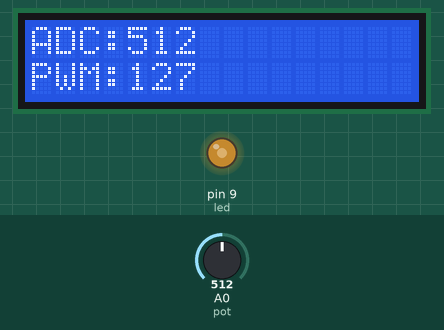
Recording of a sketch running on a simulated Arduino Uno, built with avr-gcc and run on an emulated ATmega328P. Parts: 16×2 character LCD, output pins drawn as LEDs (lit = HIGH). The test bench sets the inputs (shaded band); at power-on: A0 (pot) = 512.

Above: at 1.26 s.
1.3 s: A0 (pot) set to 716
At 1.53 s:
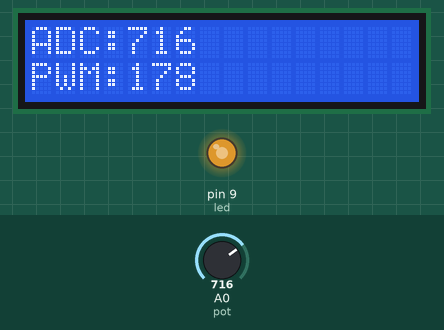
3.6 s: A0 (pot) set to 900
At 4.14 s:
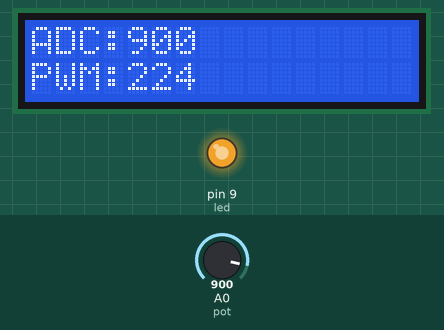
5.8 s: A0 (pot) set to 122
At 6.34 s:
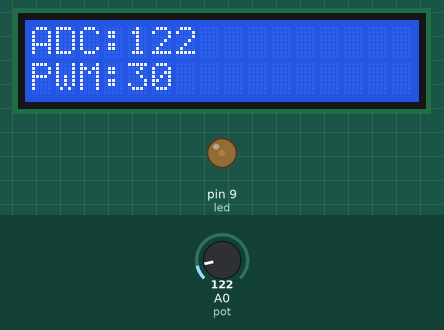
8.0 s: A0 (pot) set to 0
At 8.54 s:
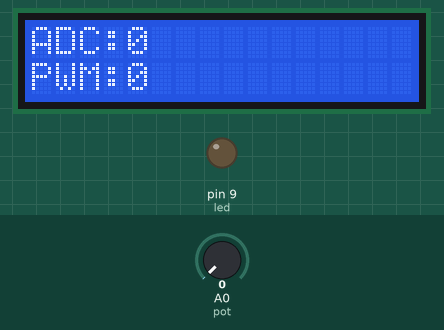
10.2 s: A0 (pot) set to 306
At 10.73 s:
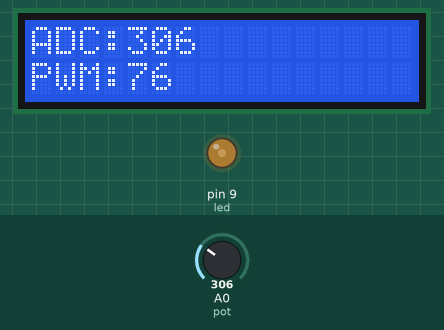
Timing chart, 0 to 13.2 s (numbered marks = the images above; inputs shaded):
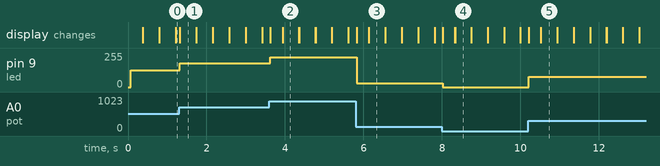

Measured:
- after the input at 1.3 s, pin 9 (led): 127/255 → 178/255 at once; the display: changes at once (image 1)
- after the input at 3.6 s, pin 9 (led): 178/255 → 224/255 at once; the display: changes at once (image 2)
- after the input at 5.8 s, pin 9 (led): 224/255 → 30/255 at once; the display: changes at once (image 3)
- after the input at 8.0 s, pin 9 (led): 30/255 → 0/255 at once; the display: changes at once (image 4)
- after the input at 10.2 s, pin 9 (led): 0/255 → 76/255 at once; the display: changes at once (image 5)
- what the display in image 1 shows lasts 0.4 s, from 1.3 s to 1.7 s

The sketch:

P21.ino
```cpp
//P21--ADC-PWM

#include <LiquidCrystal.h>
int led=9; // Motoru kontrol edecek pwm pinini tanımlıyoruz
int pot=A0; //potun ayar ucunun bağlandığı A0 girişi
int deger =0; //Analog giriş değerini saklayan değişken
LiquidCrystal lcd(7, 6, 5, 4, 3, 2);// LCD bağlantılarımız
void setup()
{
  pinMode(led,OUTPUT); //pwm pini çıkış olarak ayarlanıyor
  pinMode(pot,INPUT);
  lcd.begin(16, 2);// LCD’mizin başlangıç ayarı 16 karakter x 2 satır
}
void loop()
{
  deger=analogRead(pot); /*A0 girişinden analog değer okunup dijitale dönüştürülüyor*/
  /* map metodu ile deger değişkenin değerinin 0 ila 1023 arasındaki karşılığı
  0 ila 255 arasında sınırlandırılıyor */
    lcd.setCursor(0,0);
    lcd.print("ADC:");
    lcd.print(deger);

    deger=map(deger,0,1023,0,255);
    analogWrite(led,deger);
    lcd.setCursor(0,1);
    lcd.print("PWM:");
    lcd.print(deger);
    delay(100); //Saniyede bir ölçüm gönderiyoruz
    lcd.clear();//lcd yi temizleme
}
```
